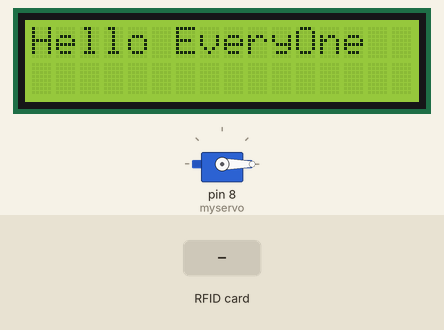
Simulated run of this sketch. Board: Arduino Uno, built with avr-gcc and run on an emulated ATmega328P. Parts: 16×2 character LCD, servo. Inputs (shaded band) come from the test bench. What the sketch prints to the serial monitor is not drawn.

Above: at 1.3 s.
1.4 s: RFID card F7 97 0E 53 held to the reader
At 2.1 s:
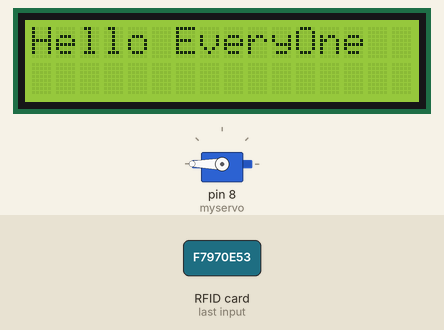
Timing chart, 0 to 11.9 s (numbered marks = the images above; inputs shaded):
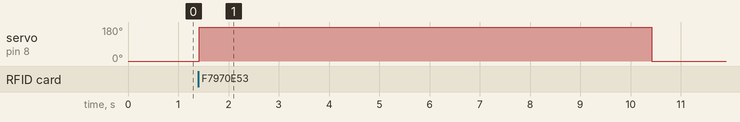

The sketch:

RFID-LCD-SERVO.ino
```cpp
/*
  Door Opener-Closer With :
    <<< Servo motor, RFID module(MFRC522), chracteric LCD 16*2 >>>
    By Abolfazl Keshavarz

*/
#include <SPI.h>
#include <MFRC522.h>
#include <LiquidCrystal.h>
#include <Servo.h>

Servo myservo;
int pot;

#define SS_PIN 10
#define RST_PIN 9
MFRC522 mfrc522(SS_PIN, RST_PIN);   // Create MFRC522 instance.

// initialize the library with the numbers of the interface pins
LiquidCrystal lcd(7, 6, 5, 4, 3, 2);

//Servo myservo;
//int pot;


void setup()
{
  Serial.begin(9600);   // Initiate a serial communication
  SPI.begin();      // Initiate  SPI bus
  mfrc522.PCD_Init();   // Initiate MFRC522
  Serial.println("Scan Your Card...");
  Serial.println();


  // Print a message to the LCD.
  // set up the LCD's number of columns and rows:
  lcd.begin(16, 2);
  lcd.print("Hello EveryOne");

myservo.attach(8);
myservo.write(0);
}
void loop()
{
 // lcd.setCursor(0,1);
 // lcd.print(millis()/1000);
   // Turn off the display:
  //lcd.noDisplay();
  //delay(500);
  // Turn on the display:
////  lcd.display();
////  delay(500);

  // Look for new cards
  if ( ! mfrc522.PICC_IsNewCardPresent())
  {
    return;
  }
  // Select one of the cards
  if ( ! mfrc522.PICC_ReadCardSerial())
  {
    return;
  }
  //Show UID on serial monitor
////  lcd.setCursor(0,0);
  Serial.print("Tag ID :");
////  lcd.print(" Tag ID:");
  String content= "";
  byte letter;
  for (byte i = 0; i < mfrc522.uid.size; i++)
  {
     Serial.print(mfrc522.uid.uidByte[i] < 0x10 ? " 0" : " ");
     Serial.print(mfrc522.uid.uidByte[i], HEX);
////     lcd.print(mfrc522.uid.uidByte[i] < 0x10 ? " 0" : " ");
////     lcd.print(mfrc522.uid.uidByte[i], HEX);
     content.concat(String(mfrc522.uid.uidByte[i] < 0x10 ? " 0" : " "));
     content.concat(String(mfrc522.uid.uidByte[i], HEX));
  }

  Serial.println();
  Serial.print("Message : ");
 //// lcd.print("Message : ");
  content.toUpperCase();
 // if (content.substring(1) == "BD 31 15 2B") //change here the UID of the card/cards that you want to give access
  if (content.substring(2) == "F7 97 0E 53", "04 30 5A 3A 51 48 80")
  {

    //myservo.write(0);
////    lcd.setCursor(0,1);
    Serial.println("Authorized access");
    Serial.println();
////    lcd.print("Auth access     ");
 ////   lcd.println();
////    delay(1500);
 ////   lcd.setCursor(1,0);
 ////   lcd.print("Tap to Scan      ");
 ////   lcd.setCursor(0,1);
 ////   lcd.print("                 ");
    myservo.write(270);
    delay(9000);
    myservo.write(0);
  }


   else   {
 ////     lcd.setCursor(0,1);
      Serial.println(" Access denied");
 ////     lcd.print(" Access denied  ");
        delay(3000);
      myservo.write(0);
/////      lcd.setCursor(1,0);
////      lcd.print("Tap to Scan      ");
////      lcd.setCursor(0,1);
 ////     lcd.print("                 ");
  }
}
```

Measured:
- after the input at 1.4 s, servo on pin 8 (myservo): 0° → 180° at once, → 0° 9.0 s later
